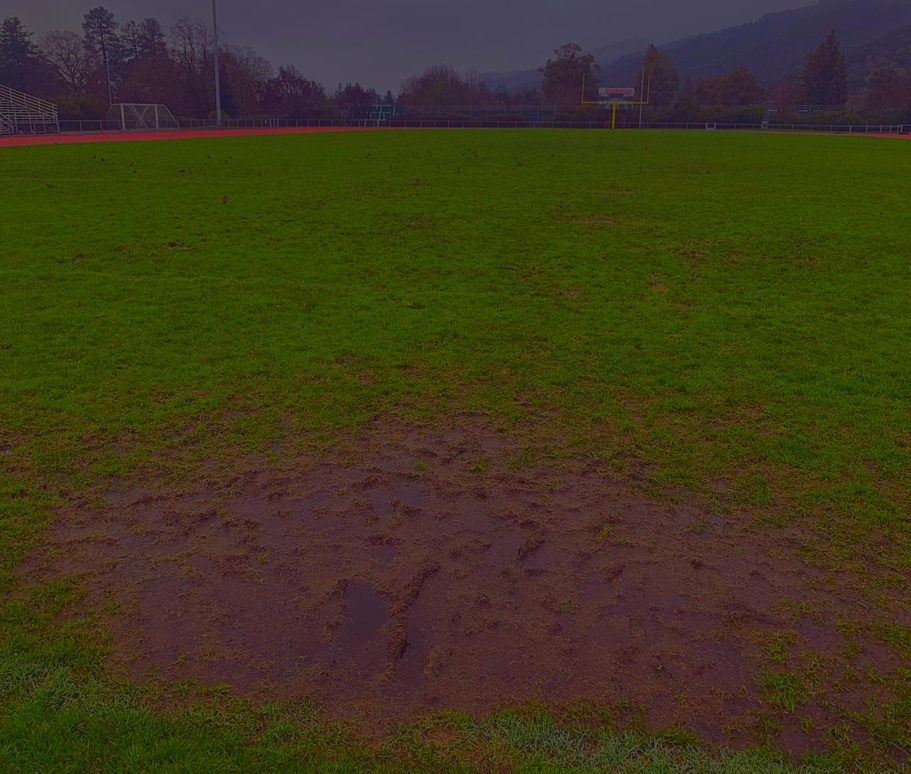
#> input picture Payload/NASAcode/TestImages/fieldC.jpg, 911 x 774 px, shrunk from 1200 x 1020 before the run
$ python test.py
#> lines starting #> are read from the running program, lines starting #| are printed output that depends on the picture; after the words box and inside, x2 and y2 are one past the last pixel; in counts of white or black regions, pixels touching at a corner belong together
import os
import math

import numpy as np
import matplotlib.pyplot as plt
import cv2

SCRIPT_DIR = os.path.dirname(os.path.abspath(__file__))
PARENT_DIR = os.path.dirname(SCRIPT_DIR) # Up one directory

TESTIMAGES_DIR = os.path.join(PARENT_DIR, "TestImages")

THRESH = 127
OPENTHRESH_LENGTH = 192

imgC = cv2.imread(os.path.join(TESTIMAGES_DIR, "fieldC.jpg"))
#> imgC is the input picture: shape (774, 911, 3); mean B, G, R 28.2, 56.7, 63.3
imgPC = cv2.imread(os.path.join(TESTIMAGES_DIR, "fieldPC.jpg"))
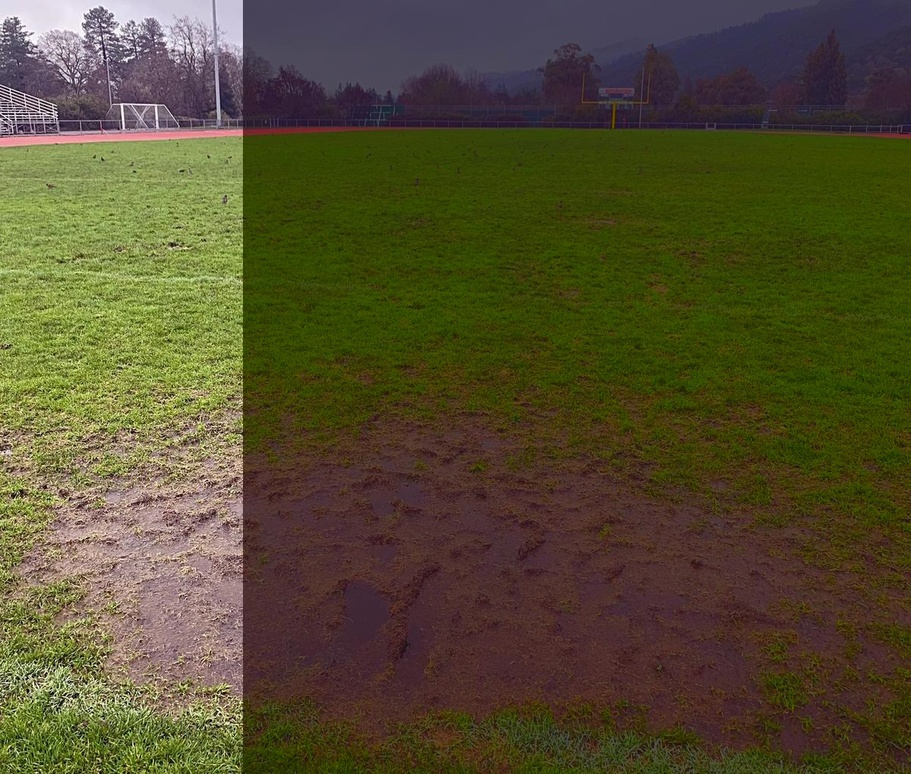
#> input picture Payload/NASAcode/TestImages/fieldPC.jpg, 911 x 774 px, shrunk from 1200 x 1020 before the run
#> imgPC is the input picture: shape (774, 911, 3); mean B, G, R 48.3, 78.2, 84.8
imgPO = cv2.imread(os.path.join(TESTIMAGES_DIR, "fieldPO.jpg"))
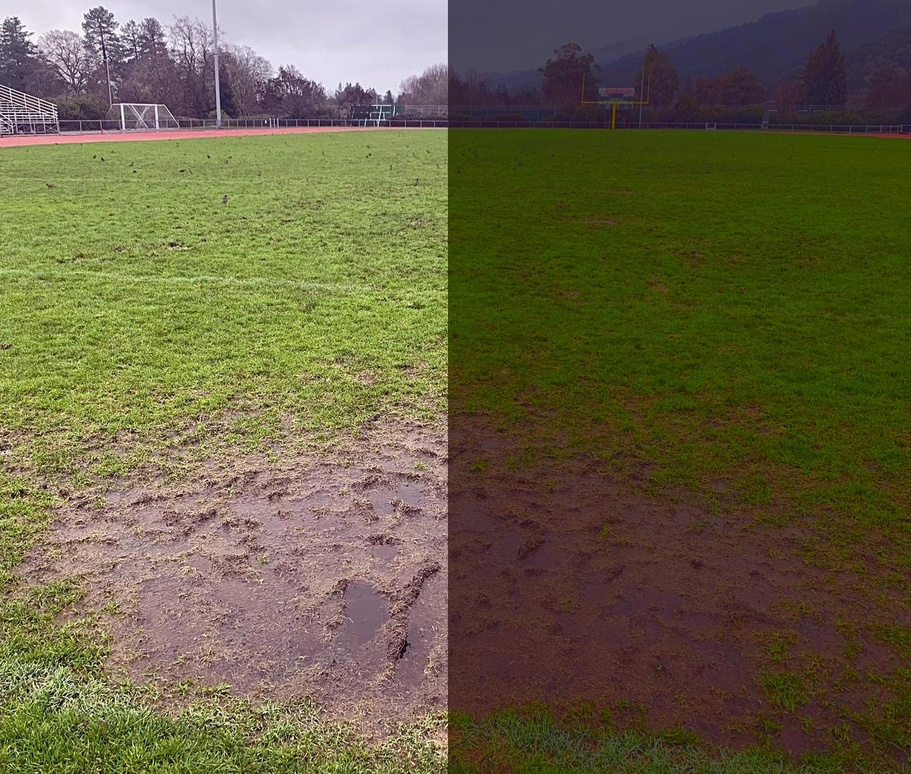
#> input picture Payload/NASAcode/TestImages/fieldPO.jpg, 911 x 774 px, shrunk from 1200 x 1020 before the run
#> imgPO is the input picture: shape (774, 911, 3); mean B, G, R 66.8, 97.5, 104
imgO = cv2.imread(os.path.join(TESTIMAGES_DIR, "fieldO.jpg"))
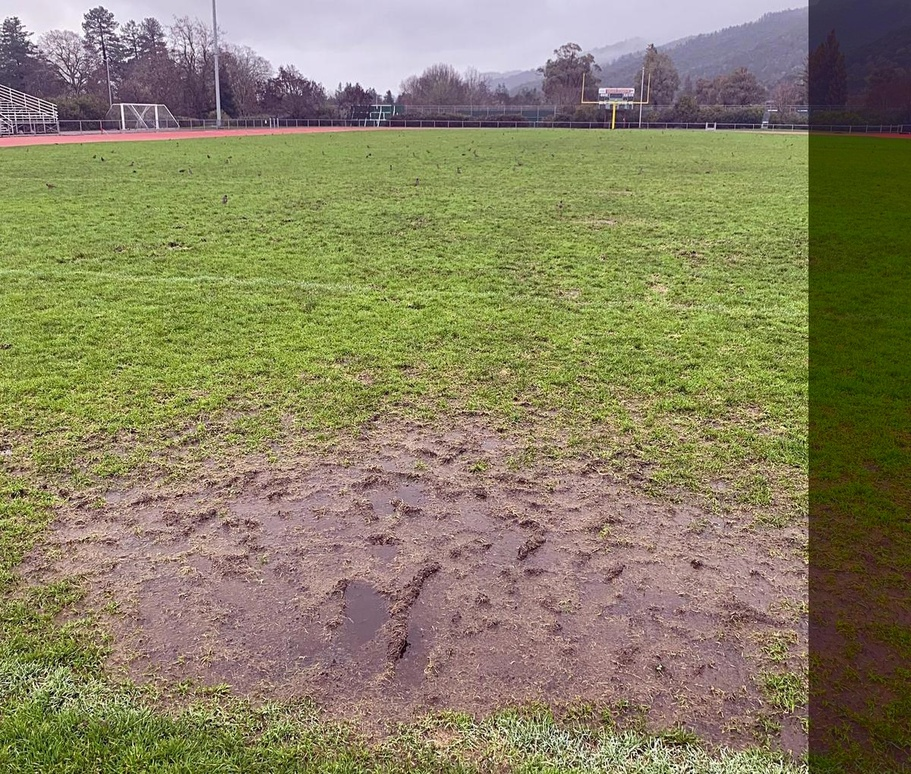
#> input picture Payload/NASAcode/TestImages/fieldO.jpg, 911 x 774 px, shrunk from 1200 x 1020 before the run
#> imgO is the input picture: shape (774, 911, 3); mean B, G, R 98.7, 130.6, 137.1

imgC_hls = cv2.cvtColor(imgC, cv2.COLOR_BGR2HLS)
#> imgC_hls: shape (774, 911, 3); mean of channels 0, 1, 2 56.7, 47.4, 143.8
imgPC_hls = cv2.cvtColor(imgPC, cv2.COLOR_BGR2HLS)
#> imgPC_hls: shape (774, 911, 3); mean of channels 0, 1, 2 56.7, 68.3, 123.4
imgPO_hls = cv2.cvtColor(imgPO, cv2.COLOR_BGR2HLS) # 590
#> imgPO_hls: shape (774, 911, 3); mean of channels 0, 1, 2 56.6, 87.1, 108.9
imgO_hls = cv2.cvtColor(imgO, cv2.COLOR_BGR2HLS) # 1065
#> imgO_hls: shape (774, 911, 3); mean of channels 0, 1, 2 56.5, 119.7, 81.5

_, lC, _ = cv2.split(imgC_hls)
_, lPC, _ = cv2.split(imgPC_hls)
_, lPO, _ = cv2.split(imgPO_hls)
_, lO, _ = cv2.split(imgO_hls)
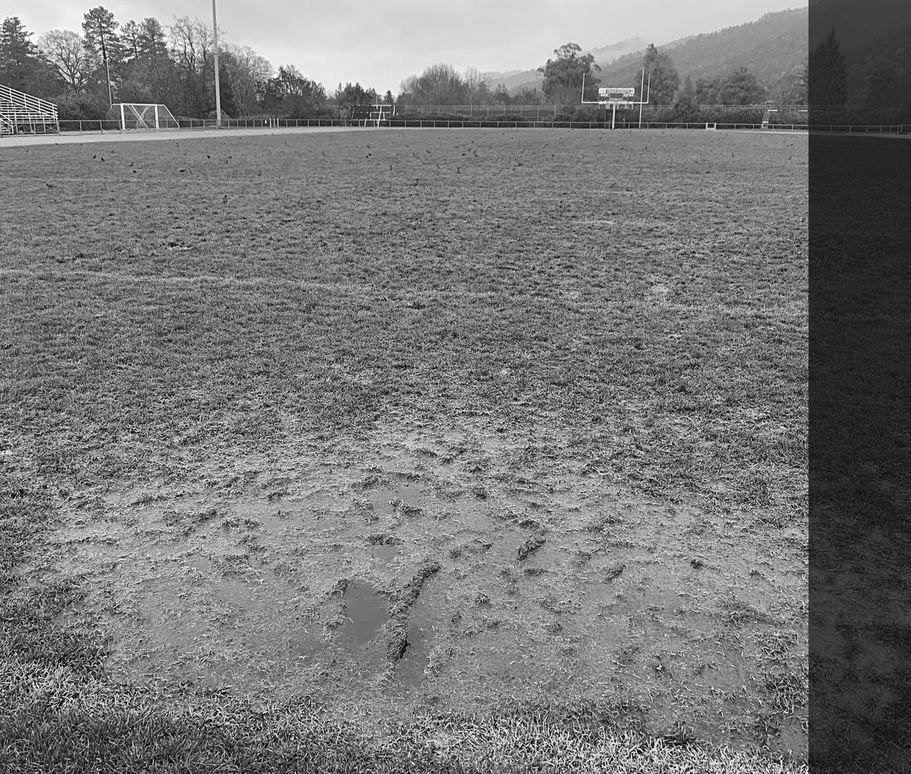
#> lO: shape (774, 911); min 1, max 254, mean 119.7

_, tC = cv2.threshold(lC, THRESH, 255, cv2.THRESH_BINARY)
#> tC: shape (774, 911); every value is 0
_, tPC = cv2.threshold(lPC, THRESH, 255, cv2.THRESH_BINARY)
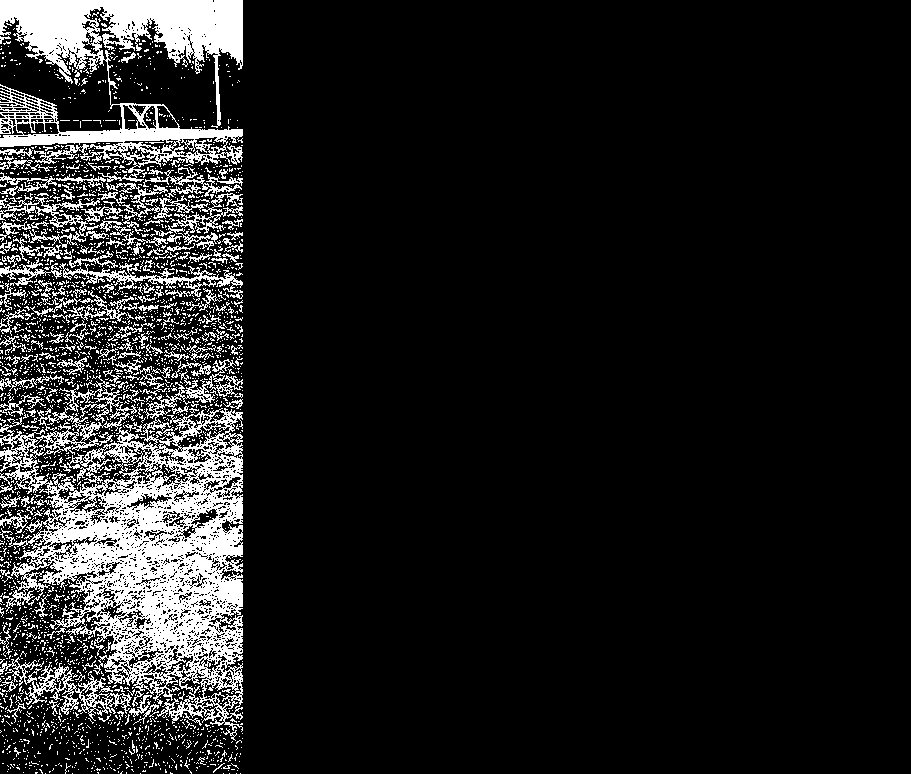
#> tPC: shape (774, 911); 11.9% white; 2660 white regions (2472 under 20 px), largest, box (x1, y1, x2, y2) and area: (0, 359, 243, 732) 37817, (0, 0, 243, 182) 18418, (0, 657, 132, 721) 1897
_, tPO = cv2.threshold(lPO, THRESH, 255, cv2.THRESH_BINARY)
#> tPO: shape (774, 911); 23.7% white; 4344 white regions (4030 under 20 px), largest, box (x1, y1, x2, y2) and area: (0, 359, 448, 763) 79448, (0, 0, 448, 182) 39218, (59, 242, 448, 365) 5104
_, tO = cv2.threshold(lO, THRESH, 255, cv2.THRESH_BINARY)
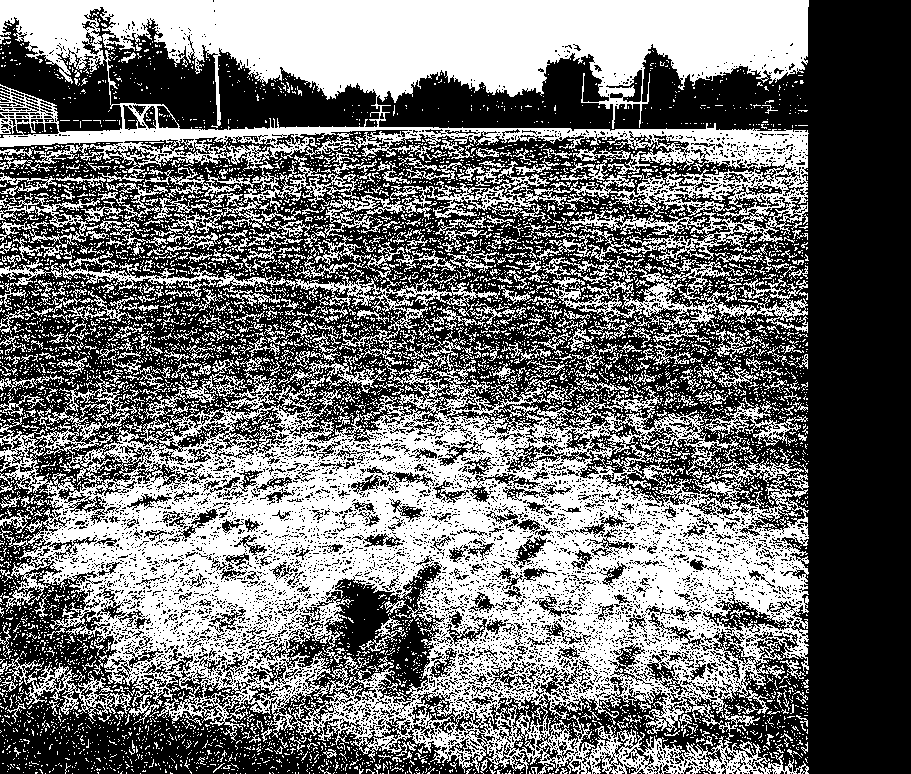
#> tO: shape (774, 911); 44.8% white; 6939 white regions (6406 under 20 px), largest, box (x1, y1, x2, y2) and area: (0, 359, 809, 774) 154923, (0, 0, 809, 261) 83976, (542, 257, 808, 346) 5812

mC = cv2.mean(tC)
#> mC = (0, 0, 0, 0)
mPC = cv2.mean(tPC)
#> mPC = (30.26, 0, 0, 0)
mPO = cv2.mean(tPO)
#> mPO = (60.44, 0, 0, 0)
mO = cv2.mean(tO)
#> mO = (114.4, 0, 0, 0)

"""
h, w = np.shape(tO)

pm = True
pL = w

front = 1
half = w // 2
back = w

pThresh = 0.5

while (pm):
    print("start")
    print(front)
    print(half)
    print(back)
    print("pixel length")
    print(pL)

    imgLS = tO[:, front:half]
    imgRS = tO[:, half:back]

    pLS = np.linalg.norm(cv2.mean(imgLS))
    pRS = np.linalg.norm(cv2.mean(imgRS))

    print("norms")
    print("left", pLS)
    print("right", pRS)

    plt.figure("Left")
    plt.imshow(imgLS)
    plt.axis("off")

    plt.figure("Right")
    plt.imshow(imgRS)
    plt.axis("off")

    plt.show()

    if (pLS < pRS):
        if (pLS <= pThresh):
            pm = False
            break

        temp = half
        half = (front + half) // 2
        back = temp

        pL = temp

    elif (pRS < pLS):
        if (pRS <= pThresh):
            pm = False
            break

        temp = half
        half = (half + back) // 2
        front = temp

        pL = temp

    if (front == back):
        pm = False
        print("finalized:")
        print(front)
        print(half)
        print(back)

    print("pixel length")
    print(pL)
    print()
    """

# [119 lines left out: function binaryOpeningSearch, not called in this run]
# [4 lines of commented-out code are left out]

row = 4
col = 3

plt.figure(1)
plt.subplot(row, col, 1)
plt.imshow(cv2.cvtColor(imgC, cv2.COLOR_BGR2RGB))
plt.axis('off')
plt.subplot(row, col, 2)
plt.imshow(cv2.cvtColor(lC, cv2.COLOR_GRAY2RGB))
plt.axis('off')
plt.subplot(row, col, 3)
plt.imshow(cv2.cvtColor(tC, cv2.COLOR_GRAY2RGB))
plt.axis('off')

plt.subplot(row, col, 4)
plt.imshow(cv2.cvtColor(imgPC, cv2.COLOR_BGR2RGB))
plt.axis('off')
plt.subplot(row, col, 5)
plt.imshow(cv2.cvtColor(lPC, cv2.COLOR_GRAY2RGB))
plt.axis('off')
plt.subplot(row, col, 6)
plt.imshow(cv2.cvtColor(tPC, cv2.COLOR_GRAY2RGB))
plt.axis('off')

plt.subplot(row, col, 7)
plt.imshow(cv2.cvtColor(imgPO, cv2.COLOR_BGR2RGB))
plt.axis('off')
plt.subplot(row, col, 8)
plt.imshow(cv2.cvtColor(lPO, cv2.COLOR_GRAY2RGB))
plt.axis('off')
plt.subplot(row, col, 9)
plt.imshow(cv2.cvtColor(tPO, cv2.COLOR_GRAY2RGB))
plt.axis('off')

plt.subplot(row, col, 10)
plt.imshow(cv2.cvtColor(imgO, cv2.COLOR_BGR2RGB))
plt.axis('off')
plt.subplot(row, col, 11)
plt.imshow(cv2.cvtColor(lO, cv2.COLOR_GRAY2RGB))
plt.axis('off')
plt.subplot(row, col, 12)
plt.imshow(cv2.cvtColor(tO, cv2.COLOR_GRAY2RGB))
plt.axis('off')

#plt.show()
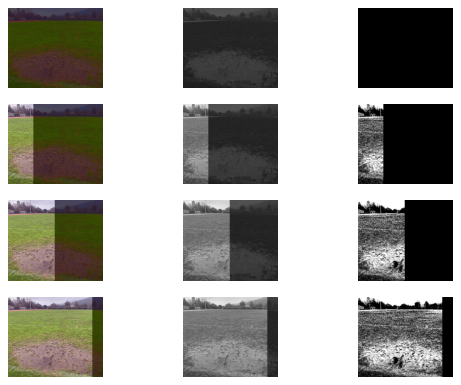
#> figure drawn by matplotlib, 12 panels
